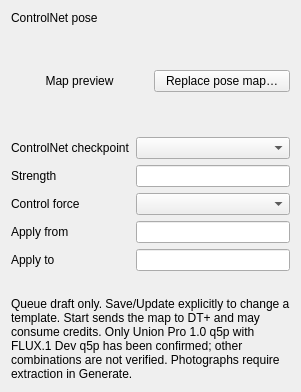
<?xml version="1.0" encoding="UTF-8"?>
<ui version="4.0">
 <class>QueuePoseEditor</class>
 <widget class="QFrame" name="queuePoseEditor">
  <property name="role" stdset="0"><string>card</string></property>
  <layout class="QVBoxLayout" name="queuePoseLayout">
   <item><widget class="QLabel" name="queuePoseTitle">
    <property name="text"><string>ControlNet pose</string></property>
    <property name="textRole" stdset="0"><string>section</string></property>
   </widget></item>
   <item><layout class="QHBoxLayout" name="queuePoseMapRow">
    <item><widget class="QLabel" name="queuePosePreview">
     <property name="minimumSize"><size><width>0</width><height>100</height></size></property>
     <property name="maximumSize"><size><width>160</width><height>120</height></size></property>
     <property name="sizePolicy"><sizepolicy hsizetype="Ignored" vsizetype="Fixed"><horstretch>0</horstretch><verstretch>0</verstretch></sizepolicy></property>
     <property name="alignment"><set>Qt::AlignCenter</set></property>
     <property name="text"><string>Map preview</string></property>
     <property name="wordWrap"><bool>true</bool></property>
     <property name="textFormat"><enum>Qt::PlainText</enum></property>
     <property name="accessibleName"><string>Attached Queue pose map, read only</string></property>
    </widget></item>
    <item><widget class="QPushButton" name="replaceQueuePoseButton">
     <property name="text"><string>Replace pose map…</string></property>
     <property name="toolTip"><string>Select an already prepared body map. This changes only the Queue draft; no extraction, upload or generation occurs.</string></property>
    </widget></item>
   </layout></item>
   <item><layout class="QFormLayout" name="queuePoseFields">
    <property name="fieldGrowthPolicy"><enum>QFormLayout::AllNonFixedFieldsGrow</enum></property>
    <property name="rowWrapPolicy"><enum>QFormLayout::WrapLongRows</enum></property>
    <item row="0" column="0"><widget class="QLabel" name="queuePoseCheckpointLabel">
     <property name="text"><string>ControlNet checkpoint</string></property>
     <property name="buddy"><cstring>queuePoseCheckpointCombo</cstring></property>
    </widget></item>
    <item row="0" column="1"><widget class="QComboBox" name="queuePoseCheckpointCombo">
     <property name="sizePolicy"><sizepolicy hsizetype="Ignored" vsizetype="Fixed"><horstretch>0</horstretch><verstretch>0</verstretch></sizepolicy></property>
     <property name="accessibleName"><string>Queue ControlNet checkpoint and quantization</string></property>
     <property name="toolTip"><string>The pose guidance checkpoint, not the generation checkpoint. Choices reuse Generate's cached supported inventory; availability is rechecked when creating the queue.</string></property>
    </widget></item>
    <item row="1" column="0"><widget class="QLabel" name="queuePoseStrengthLabel">
     <property name="text"><string>Strength</string></property>
     <property name="buddy"><cstring>queuePoseStrengthEdit</cstring></property>
    </widget></item>
    <item row="1" column="1"><widget class="QLineEdit" name="queuePoseStrengthEdit">
     <property name="maximumWidth"><number>140</number></property>
     <property name="accessibleName"><string>Queue pose control strength</string></property>
     <property name="toolTip"><string>Control weight, greater than 0 and at most 2. Saved values are retained exactly, without clamping.</string></property>
    </widget></item>
    <item row="2" column="0"><widget class="QLabel" name="queuePoseModeLabel">
     <property name="text"><string>Control force</string></property>
     <property name="buddy"><cstring>queuePoseModeCombo</cstring></property>
    </widget></item>
    <item row="2" column="1"><widget class="QComboBox" name="queuePoseModeCombo">
     <property name="accessibleName"><string>Queue pose control mode</string></property>
    </widget></item>
    <item row="3" column="0"><widget class="QLabel" name="queuePoseFromLabel">
     <property name="text"><string>Apply from</string></property>
     <property name="buddy"><cstring>queuePoseFromEdit</cstring></property>
    </widget></item>
    <item row="3" column="1"><widget class="QLineEdit" name="queuePoseFromEdit">
     <property name="maximumWidth"><number>140</number></property>
     <property name="accessibleName"><string>Queue pose apply from</string></property>
     <property name="toolTip"><string>Sampling fraction from 0 to 1; must be before Apply to.</string></property>
    </widget></item>
    <item row="4" column="0"><widget class="QLabel" name="queuePoseToLabel">
     <property name="text"><string>Apply to</string></property>
     <property name="buddy"><cstring>queuePoseToEdit</cstring></property>
    </widget></item>
    <item row="4" column="1"><widget class="QLineEdit" name="queuePoseToEdit">
     <property name="maximumWidth"><number>140</number></property>
     <property name="accessibleName"><string>Queue pose apply to</string></property>
     <property name="toolTip"><string>Sampling fraction up to 1; must be after Apply from.</string></property>
    </widget></item>
   </layout></item>
   <item><widget class="QLabel" name="queuePoseError">
    <property name="textFormat"><enum>Qt::PlainText</enum></property>
    <property name="wordWrap"><bool>true</bool></property>
    <property name="state" stdset="0"><string>error</string></property>
   </widget></item>
   <item><widget class="QLabel" name="queuePoseNote">
    <property name="text"><string>Queue draft only. Save/Update explicitly to change a template. Start sends the map to DT+ and may consume credits. Only Union Pro 1.0 q5p with FLUX.1 Dev q5p has been confirmed; other combinations are not verified. Photographs require extraction in Generate.</string></property>
    <property name="wordWrap"><bool>true</bool></property>
    <property name="textRole" stdset="0"><string>secondary</string></property>
   </widget></item>
  </layout>
 </widget>
 <resources/>
 <connections/>
</ui>
